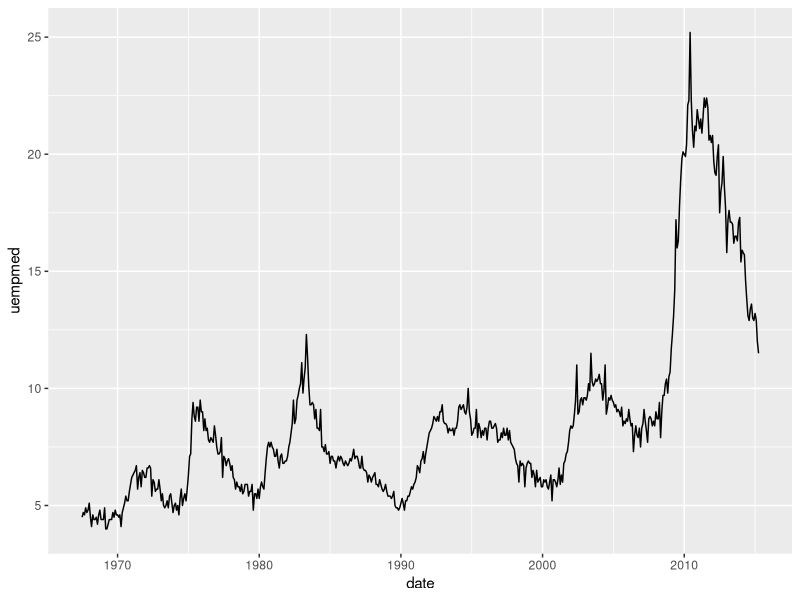
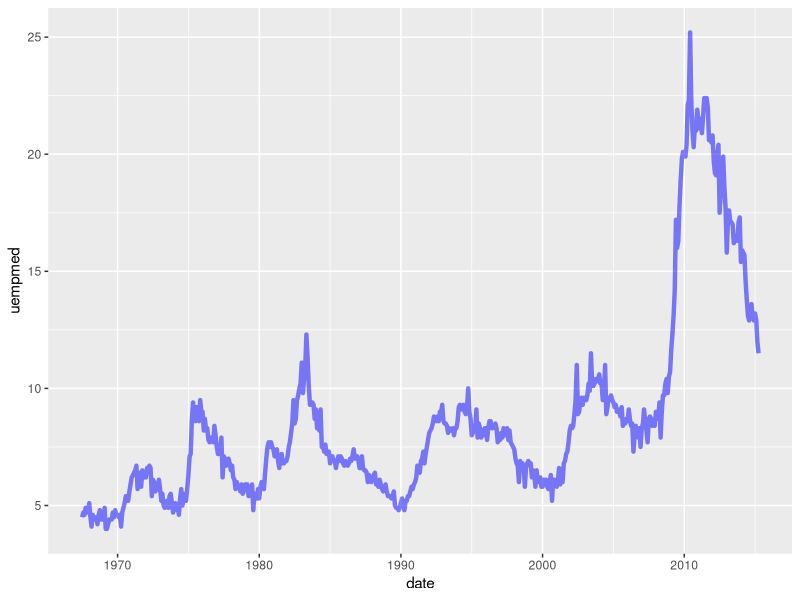
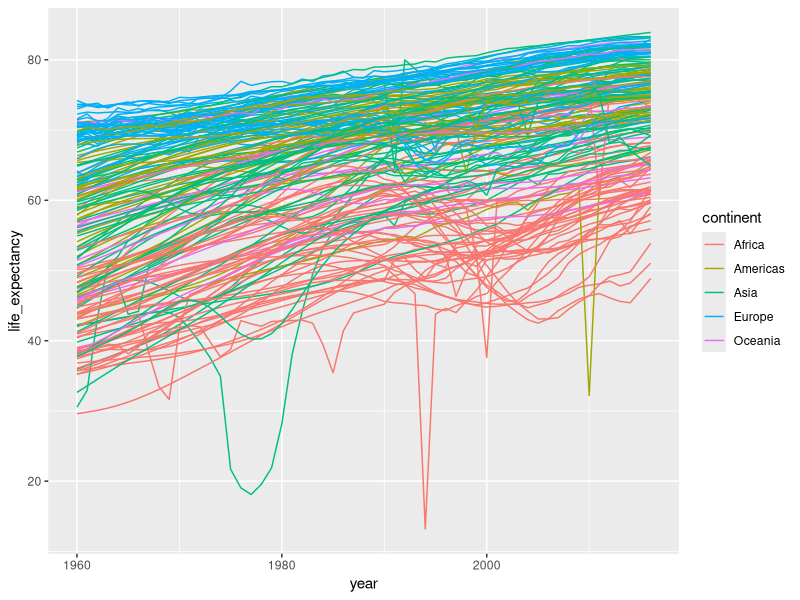

Generate these figures, in order, with R:
rm(list = ls())

library("ggplot2")

# Ejemplo 8
data("economics")
ggplot(data = economics, aes(x=date, y=uempmed)) +
  geom_line()


# Ejemplo 9 
ggplot(data = economics, aes(x=date, y=uempmed)) +
  geom_line(size = 1.5, color = "blue", alpha = 0.5)


# Ejemplo 10 
library("dslabs") #Instalar libreria en caso de no tenerla
ggplot(data = gapminder, aes(x=year, y=life_expectancy, by=country, colour=continent)) +
  geom_line()
